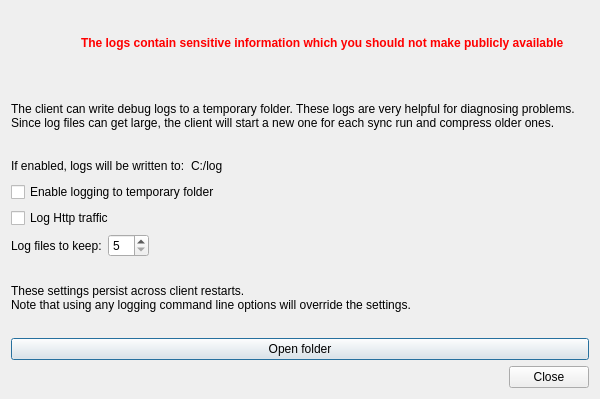
<?xml version="1.0" encoding="UTF-8"?>
<ui version="4.0">
 <class>OCC::LogBrowser</class>
 <widget class="QDialog" name="OCC::LogBrowser">
  <property name="geometry">
   <rect>
    <x>0</x>
    <y>0</y>
    <width>600</width>
    <height>399</height>
   </rect>
  </property>
  <property name="windowTitle">
   <string>Log Output</string>
  </property>
  <layout class="QVBoxLayout" name="verticalLayout">
   <item>
    <layout class="QHBoxLayout" name="horizontalLayout_2">
     <item>
      <widget class="QLabel" name="warningLabel">
       <property name="sizePolicy">
        <sizepolicy hsizetype="Fixed" vsizetype="Fixed">
         <horstretch>0</horstretch>
         <verstretch>0</verstretch>
        </sizepolicy>
       </property>
       <property name="minimumSize">
        <size>
         <width>64</width>
         <height>64</height>
        </size>
       </property>
       <property name="maximumSize">
        <size>
         <width>64</width>
         <height>64</height>
        </size>
       </property>
       <property name="text">
        <string/>
       </property>
       <property name="pixmap">
        <pixmap resource="../../client.qrc">:/client/resources/light/warning.svg</pixmap>
       </property>
       <property name="scaledContents">
        <bool>true</bool>
       </property>
      </widget>
     </item>
     <item>
      <widget class="QLabel" name="label_5">
       <property name="text">
        <string>&lt;html&gt;&lt;head/&gt;&lt;body&gt;&lt;p&gt;&lt;span style=&quot; font-weight:600; color:#ff0000;&quot;&gt;The logs contain sensitive information which you should not make publicly available&lt;/span&gt;&lt;/p&gt;&lt;/body&gt;&lt;/html&gt;</string>
       </property>
       <property name="wordWrap">
        <bool>true</bool>
       </property>
      </widget>
     </item>
    </layout>
   </item>
   <item>
    <widget class="QLabel" name="label">
     <property name="sizePolicy">
      <sizepolicy hsizetype="Preferred" vsizetype="MinimumExpanding">
       <horstretch>0</horstretch>
       <verstretch>0</verstretch>
      </sizepolicy>
     </property>
     <property name="text">
      <string>The client can write debug logs to a temporary folder. These logs are very helpful for diagnosing problems.
Since log files can get large, the client will start a new one for each sync run and compress older ones.</string>
     </property>
     <property name="wordWrap">
      <bool>true</bool>
     </property>
    </widget>
   </item>
   <item>
    <layout class="QHBoxLayout" name="horizontalLayout">
     <item>
      <widget class="QLabel" name="label_2">
       <property name="text">
        <string>If enabled, logs will be written to:</string>
       </property>
      </widget>
     </item>
     <item>
      <widget class="QLabel" name="locationLabel">
       <property name="text">
        <string>C:/log</string>
       </property>
       <property name="textInteractionFlags">
        <set>Qt::LinksAccessibleByMouse|Qt::TextSelectableByMouse</set>
       </property>
      </widget>
     </item>
     <item>
      <spacer name="horizontalSpacer">
       <property name="orientation">
        <enum>Qt::Horizontal</enum>
       </property>
       <property name="sizeHint" stdset="0">
        <size>
         <width>40</width>
         <height>20</height>
        </size>
       </property>
      </spacer>
     </item>
    </layout>
   </item>
   <item>
    <widget class="QCheckBox" name="enableLoggingButton">
     <property name="text">
      <string>Enable logging to temporary folder</string>
     </property>
    </widget>
   </item>
   <item>
    <widget class="QCheckBox" name="httpLogButton">
     <property name="text">
      <string>Log Http traffic </string>
     </property>
    </widget>
   </item>
   <item>
    <layout class="QHBoxLayout" name="horizontalLayout_3">
     <item>
      <widget class="QLabel" name="label_4">
       <property name="text">
        <string>Log files to keep:</string>
       </property>
      </widget>
     </item>
     <item>
      <widget class="QSpinBox" name="spinBox_numberOflogsToKeep">
       <property name="minimum">
        <number>5</number>
       </property>
      </widget>
     </item>
     <item>
      <spacer name="horizontalSpacer_2">
       <property name="orientation">
        <enum>Qt::Horizontal</enum>
       </property>
       <property name="sizeHint" stdset="0">
        <size>
         <width>40</width>
         <height>20</height>
        </size>
       </property>
      </spacer>
     </item>
    </layout>
   </item>
   <item>
    <widget class="QLabel" name="label_3">
     <property name="sizePolicy">
      <sizepolicy hsizetype="Expanding" vsizetype="MinimumExpanding">
       <horstretch>0</horstretch>
       <verstretch>0</verstretch>
      </sizepolicy>
     </property>
     <property name="text">
      <string>These settings persist across client restarts.
Note that using any logging command line options will override the settings.</string>
     </property>
     <property name="wordWrap">
      <bool>true</bool>
     </property>
    </widget>
   </item>
   <item>
    <widget class="QPushButton" name="openFolderButton">
     <property name="text">
      <string>Open folder</string>
     </property>
    </widget>
   </item>
   <item>
    <widget class="QDialogButtonBox" name="buttonBox">
     <property name="orientation">
      <enum>Qt::Horizontal</enum>
     </property>
     <property name="standardButtons">
      <set>QDialogButtonBox::Close</set>
     </property>
    </widget>
   </item>
  </layout>
 </widget>
 <resources>
  <include location="../../client.qrc"/>
 </resources>
 <connections/>
</ui>
